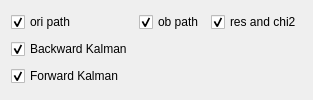
          <widget class="QWidget" name="page_5">
           <layout class="QGridLayout" name="gridLayout_6">
            <item row="1" column="0">
             <widget class="QCheckBox" name="backward_path_checkBox">
              <property name="text">
               <string>Backward Kalman</string>
              </property>
              <property name="checked">
               <bool>true</bool>
              </property>
             </widget>
            </item>
            <item row="0" column="0">
             <widget class="QCheckBox" name="ori_path_checkBox">
              <property name="text">
               <string>ori path</string>
              </property>
              <property name="checked">
               <bool>true</bool>
              </property>
             </widget>
            </item>
            <item row="0" column="2">
             <widget class="QCheckBox" name="res_chi2_checkBox">
              <property name="text">
               <string>res and chi2</string>
              </property>
              <property name="checked">
               <bool>true</bool>
              </property>
             </widget>
            </item>
            <item row="0" column="1">
             <widget class="QCheckBox" name="ob_path_checkBox">
              <property name="text">
               <string>ob path</string>
              </property>
              <property name="checked">
               <bool>true</bool>
              </property>
             </widget>
            </item>
            <item row="2" column="0">
             <widget class="QCheckBox" name="forward_path_checkBox">
              <property name="text">
               <string>Forward Kalman</string>
              </property>
              <property name="checked">
               <bool>true</bool>
              </property>
             </widget>
            </item>
           </layout>
          </widget>
